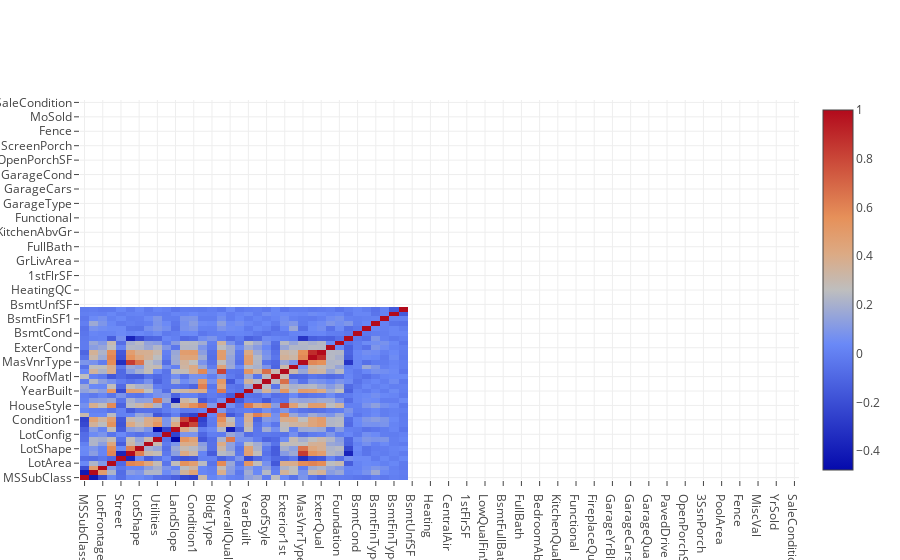

Source (notebook cell):
### Markdown cell above
## HeatMap for corelation

### Code cell
corr_mat = all_data.corr()
data = go.Heatmap(z=corr_mat, x=all_data.columns.values, y=all_data.columns.values)
#label = go.Layout(xaxis=all_data.columns, yaxis=all_data.columns )
#fig = go.Figure([data],label)
iplot([data])

### Figure 1 — Plotly figure (JSON) as saved in the notebook; plotly's stock layout.template omitted (floating-point values rounded to 4 significant figures; data arrays with more than 128 entries replaced by an {"elided": "..."} marker saying what was removed)
{"data": [{"type": "heatmap", "uid": "95fd09ad-306a-4f9d-9430-ebd6cd6fe502", "x": ["MSSubClass", "MSZoning", "LotFrontage", "LotArea", "Street", "Alley", "LotShape", "LandContour", "Utilities", "LotConfig", "LandSlope", "Neighborhood", "Condition1", "Condition2", "BldgType", "HouseStyle", "OverallQual", "OverallCond", "YearBuilt", "YearRemodAdd", "RoofStyle", "RoofMatl", "Exterior1st", "Exterior2nd", "MasVnrType", "MasVnrArea", "ExterQual", "ExterCond", "Foundation", "BsmtQual", "BsmtCond", "BsmtExposure", "BsmtFinType1", "BsmtFinSF1", "BsmtFinType2", "BsmtFinSF2", "BsmtUnfSF", "TotalBsmtSF", "Heating", "HeatingQC", "CentralAir", "Electrical", "1stFlrSF", "2ndFlrSF", "LowQualFinSF", "GrLivArea", "BsmtFullBath", "BsmtHalfBath", "FullBath", "HalfBath", "BedroomAbvGr", "KitchenAbvGr", "KitchenQual", "TotRmsAbvGrd", "Functional", "Fireplaces", "FireplaceQu", "GarageType", "GarageYrBlt", "GarageFinish", "GarageCars", "GarageArea", "GarageQual", "GarageCond", "PavedDrive", "WoodDeckSF", "OpenPorchSF", "EnclosedPorch", "3SsnPorch", "ScreenPorch", "PoolArea", "PoolQC", "Fence", "MiscFeature", "MiscVal", "MoSold", "YrSold", "SaleType", "SaleCondition"], "y": ["MSSubClass", "MSZoning", "LotFrontage", "LotArea", "Street", "Alley", "LotShape", "LandContour", "Utilities", "LotConfig", "LandSlope", "Neighborhood", "Condition1", "Condition2", "BldgType", "HouseStyle", "OverallQual", "OverallCond", "YearBuilt", "YearRemodAdd", "RoofStyle", "RoofMatl", "Exterior1st", "Exterior2nd", "MasVnrType", "MasVnrArea", "ExterQual", "ExterCond", "Foundation", "BsmtQual", "BsmtCond", "BsmtExposure", "BsmtFinType1", "BsmtFinSF1", "BsmtFinType2", "BsmtFinSF2", "BsmtUnfSF", "TotalBsmtSF", "Heating", "HeatingQC", "CentralAir", "Electrical", "1stFlrSF", "2ndFlrSF", "LowQualFinSF", "GrLivArea", "BsmtFullBath", "BsmtHalfBath", "FullBath", "HalfBath", "BedroomAbvGr", "KitchenAbvGr", "KitchenQual", "TotRmsAbvGrd", "Functional", "Fireplaces", "FireplaceQu", "GarageType", "GarageYrBlt", "GarageFinish", "GarageCars", "GarageArea", "GarageQual", "GarageCond", "PavedDrive", "WoodDeckSF", "OpenPorchSF", "EnclosedPorch", "3SsnPorch", "ScreenPorch", "PoolArea", "PoolQC", "Fence", "MiscFeature", "MiscVal", "MoSold", "YrSold", "SaleType", "SaleCondition"], "z": {"elided": "36x36 float values"}}], "layout": {}}
